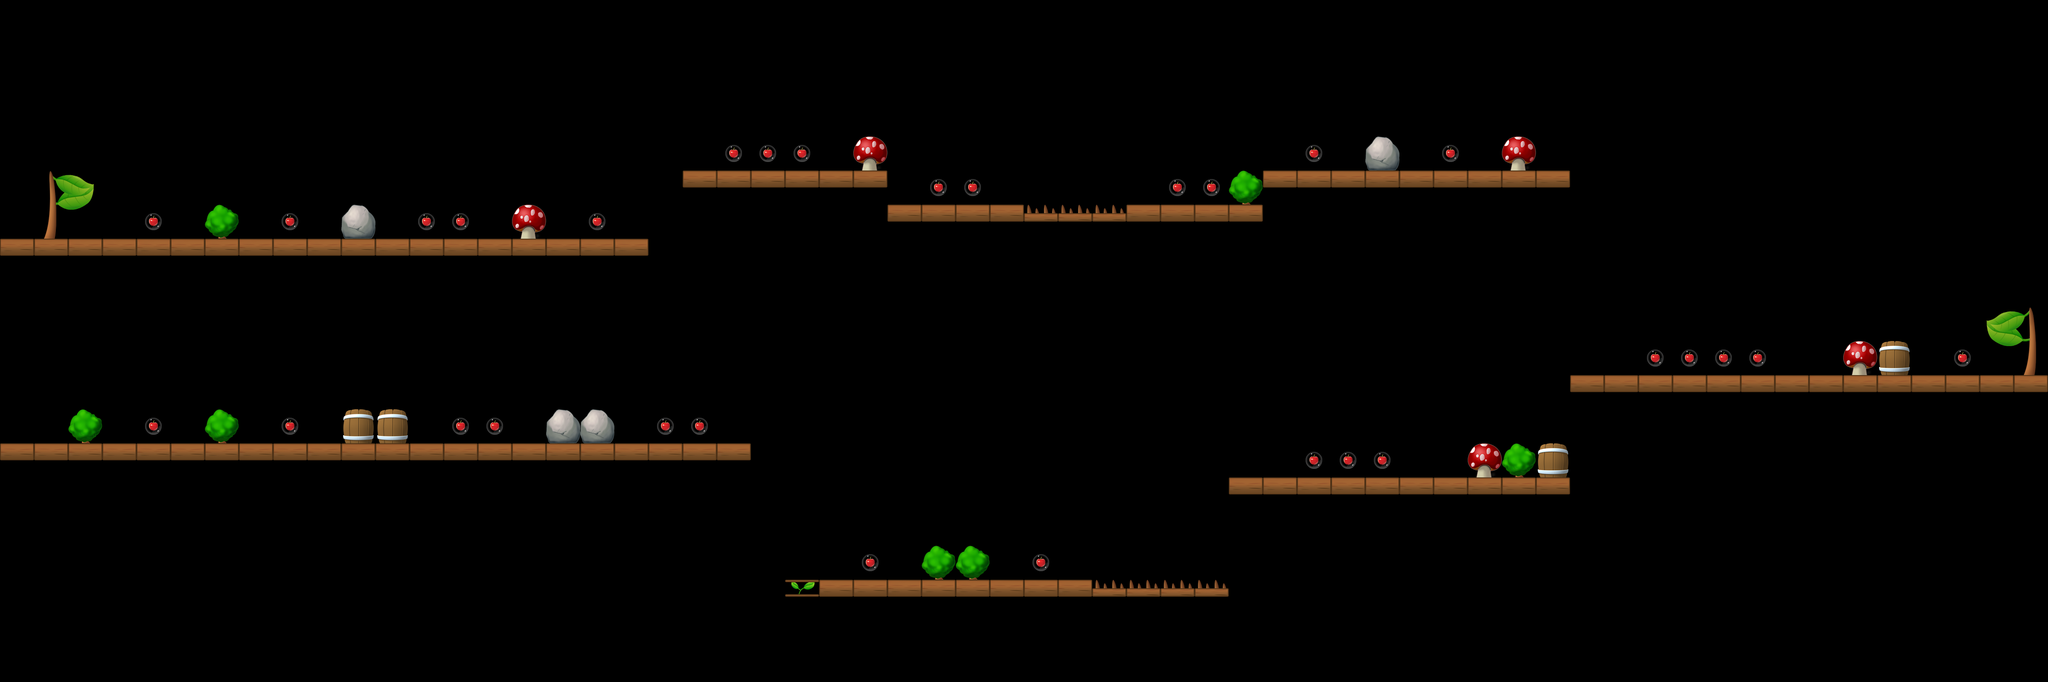

A level layout from a 2D game, rendered from its tile map. Below: a short description, then the map file with tile-grid data replaced by summaries:
An orthogonal 60x20 tile map with 80x80 px tiles, 1 tile layer (Level).

<map version="1.0" orientation="orthogonal" width="60" height="20" tilewidth="80" tileheight="80">
 <properties>
  <property name="StartDirection" value="0" />
 </properties>
 <tileset firstgid="1" name="Untitled" tilewidth="80" tileheight="80">
  <image source="tileset.png" width="640" height="320" />
 </tileset>
 <layer name="Level" width="60" height="20">
  <data>[1200 cells, 163 non-empty, 17 distinct tile ids]</data>
 </layer>
</map>
